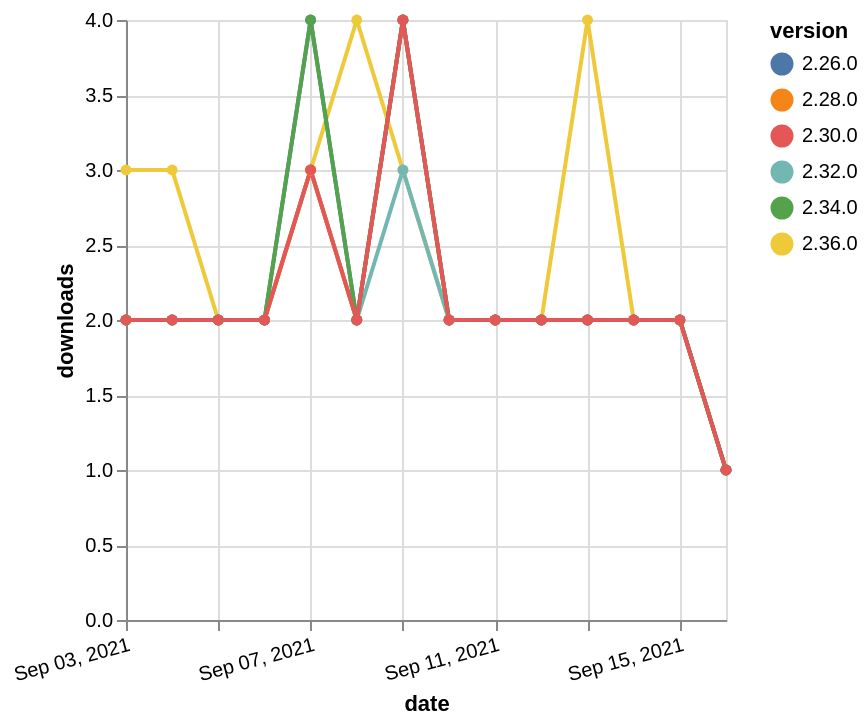

Specify this chart in Vega-Lite:
### Vega-Lite specification from a JSON file in a GitHub repository (floating-point values rounded to 4 significant figures)
{"$schema": "https://vega.github.io/schema/vega-lite/v5.json", "description": "A simple bar chart with embedded data.", "data": {"values": [{"date": "2021-09-03", "total": 220, "delta": 3, "version": "2.36.0"}, {"date": "2021-09-04", "total": 223, "delta": 3, "version": "2.36.0"}, {"date": "2021-09-05", "total": 225, "delta": 2, "version": "2.36.0"}, {"date": "2021-09-06", "total": 227, "delta": 2, "version": "2.36.0"}, {"date": "2021-09-07", "total": 230, "delta": 3, "version": "2.36.0"}, {"date": "2021-09-08", "total": 234, "delta": 4, "version": "2.36.0"}, {"date": "2021-09-09", "total": 237, "delta": 3, "version": "2.36.0"}, {"date": "2021-09-10", "total": 239, "delta": 2, "version": "2.36.0"}, {"date": "2021-09-11", "total": 241, "delta": 2, "version": "2.36.0"}, {"date": "2021-09-12", "total": 243, "delta": 2, "version": "2.36.0"}, {"date": "2021-09-13", "total": 247, "delta": 4, "version": "2.36.0"}, {"date": "2021-09-14", "total": 249, "delta": 2, "version": "2.36.0"}, {"date": "2021-09-15", "total": 251, "delta": 2, "version": "2.36.0"}, {"date": "2021-09-16", "total": 252, "delta": 1, "version": "2.36.0"}, {"date": "2021-09-03", "total": 998, "delta": 2, "version": "2.32.0"}, {"date": "2021-09-04", "total": 1000, "delta": 2, "version": "2.32.0"}, {"date": "2021-09-05", "total": 1002, "delta": 2, "version": "2.32.0"}, {"date": "2021-09-06", "total": 1004, "delta": 2, "version": "2.32.0"}, {"date": "2021-09-07", "total": 1007, "delta": 3, "version": "2.32.0"}, {"date": "2021-09-08", "total": 1009, "delta": 2, "version": "2.32.0"}, {"date": "2021-09-09", "total": 1012, "delta": 3, "version": "2.32.0"}, {"date": "2021-09-10", "total": 1014, "delta": 2, "version": "2.32.0"}, {"date": "2021-09-11", "total": 1016, "delta": 2, "version": "2.32.0"}, {"date": "2021-09-12", "total": 1018, "delta": 2, "version": "2.32.0"}, {"date": "2021-09-13", "total": 1020, "delta": 2, "version": "2.32.0"}, {"date": "2021-09-14", "total": 1022, "delta": 2, "version": "2.32.0"}, {"date": "2021-09-15", "total": 1024, "delta": 2, "version": "2.32.0"}, {"date": "2021-09-16", "total": 1025, "delta": 1, "version": "2.32.0"}, {"date": "2021-09-03", "total": 1691, "delta": 2, "version": "2.28.0"}, {"date": "2021-09-04", "total": 1693, "delta": 2, "version": "2.28.0"}, {"date": "2021-09-05", "total": 1695, "delta": 2, "version": "2.28.0"}, {"date": "2021-09-06", "total": 1697, "delta": 2, "version": "2.28.0"}, {"date": "2021-09-07", "total": 1700, "delta": 3, "version": "2.28.0"}, {"date": "2021-09-08", "total": 1702, "delta": 2, "version": "2.28.0"}, {"date": "2021-09-09", "total": 1706, "delta": 4, "version": "2.28.0"}, {"date": "2021-09-10", "total": 1708, "delta": 2, "version": "2.28.0"}, {"date": "2021-09-11", "total": 1710, "delta": 2, "version": "2.28.0"}, {"date": "2021-09-12", "total": 1712, "delta": 2, "version": "2.28.0"}, {"date": "2021-09-13", "total": 1714, "delta": 2, "version": "2.28.0"}, {"date": "2021-09-14", "total": 1716, "delta": 2, "version": "2.28.0"}, {"date": "2021-09-15", "total": 1718, "delta": 2, "version": "2.28.0"}, {"date": "2021-09-16", "total": 1719, "delta": 1, "version": "2.28.0"}, {"date": "2021-09-03", "total": 2227, "delta": 2, "version": "2.26.0"}, {"date": "2021-09-04", "total": 2229, "delta": 2, "version": "2.26.0"}, {"date": "2021-09-05", "total": 2231, "delta": 2, "version": "2.26.0"}, {"date": "2021-09-06", "total": 2233, "delta": 2, "version": "2.26.0"}, {"date": "2021-09-07", "total": 2237, "delta": 4, "version": "2.26.0"}, {"date": "2021-09-08", "total": 2239, "delta": 2, "version": "2.26.0"}, {"date": "2021-09-09", "total": 2243, "delta": 4, "version": "2.26.0"}, {"date": "2021-09-10", "total": 2245, "delta": 2, "version": "2.26.0"}, {"date": "2021-09-11", "total": 2247, "delta": 2, "version": "2.26.0"}, {"date": "2021-09-12", "total": 2249, "delta": 2, "version": "2.26.0"}, {"date": "2021-09-13", "total": 2251, "delta": 2, "version": "2.26.0"}, {"date": "2021-09-14", "total": 2253, "delta": 2, "version": "2.26.0"}, {"date": "2021-09-15", "total": 2255, "delta": 2, "version": "2.26.0"}, {"date": "2021-09-16", "total": 2256, "delta": 1, "version": "2.26.0"}, {"date": "2021-09-03", "total": 692, "delta": 2, "version": "2.34.0"}, {"date": "2021-09-04", "total": 694, "delta": 2, "version": "2.34.0"}, {"date": "2021-09-05", "total": 696, "delta": 2, "version": "2.34.0"}, {"date": "2021-09-06", "total": 698, "delta": 2, "version": "2.34.0"}, {"date": "2021-09-07", "total": 702, "delta": 4, "version": "2.34.0"}, {"date": "2021-09-08", "total": 704, "delta": 2, "version": "2.34.0"}, {"date": "2021-09-09", "total": 708, "delta": 4, "version": "2.34.0"}, {"date": "2021-09-10", "total": 710, "delta": 2, "version": "2.34.0"}, {"date": "2021-09-11", "total": 712, "delta": 2, "version": "2.34.0"}, {"date": "2021-09-12", "total": 714, "delta": 2, "version": "2.34.0"}, {"date": "2021-09-13", "total": 716, "delta": 2, "version": "2.34.0"}, {"date": "2021-09-14", "total": 718, "delta": 2, "version": "2.34.0"}, {"date": "2021-09-15", "total": 720, "delta": 2, "version": "2.34.0"}, {"date": "2021-09-16", "total": 721, "delta": 1, "version": "2.34.0"}, {"date": "2021-09-03", "total": 1472, "delta": 2, "version": "2.30.0"}, {"date": "2021-09-04", "total": 1474, "delta": 2, "version": "2.30.0"}, {"date": "2021-09-05", "total": 1476, "delta": 2, "version": "2.30.0"}, {"date": "2021-09-06", "total": 1478, "delta": 2, "version": "2.30.0"}, {"date": "2021-09-07", "total": 1481, "delta": 3, "version": "2.30.0"}, {"date": "2021-09-08", "total": 1483, "delta": 2, "version": "2.30.0"}, {"date": "2021-09-09", "total": 1487, "delta": 4, "version": "2.30.0"}, {"date": "2021-09-10", "total": 1489, "delta": 2, "version": "2.30.0"}, {"date": "2021-09-11", "total": 1491, "delta": 2, "version": "2.30.0"}, {"date": "2021-09-12", "total": 1493, "delta": 2, "version": "2.30.0"}, {"date": "2021-09-13", "total": 1495, "delta": 2, "version": "2.30.0"}, {"date": "2021-09-14", "total": 1497, "delta": 2, "version": "2.30.0"}, {"date": "2021-09-15", "total": 1499, "delta": 2, "version": "2.30.0"}, {"date": "2021-09-16", "total": 1500, "delta": 1, "version": "2.30.0"}]}, "width": "container", "mark": {"type": "line", "point": {"filled": true}}, "encoding": {"x": {"field": "date", "type": "temporal", "timeUnit": "yearmonthdate", "title": "date", "axis": {"labelAngle": -15}}, "y": {"field": "delta", "type": "quantitative", "title": "downloads"}, "color": {"field": "version", "type": "nominal"}, "tooltip": {"field": "delta"}}}
